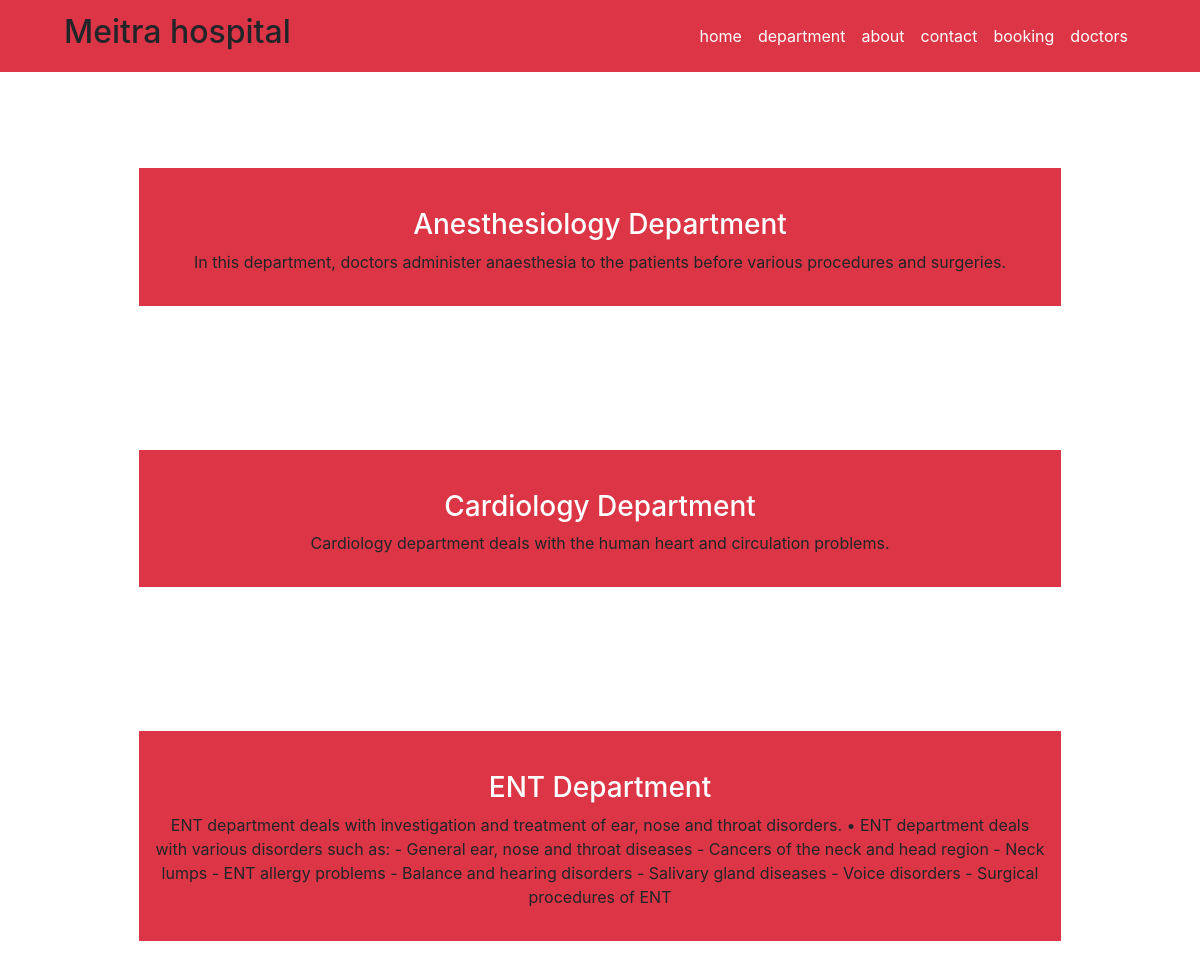
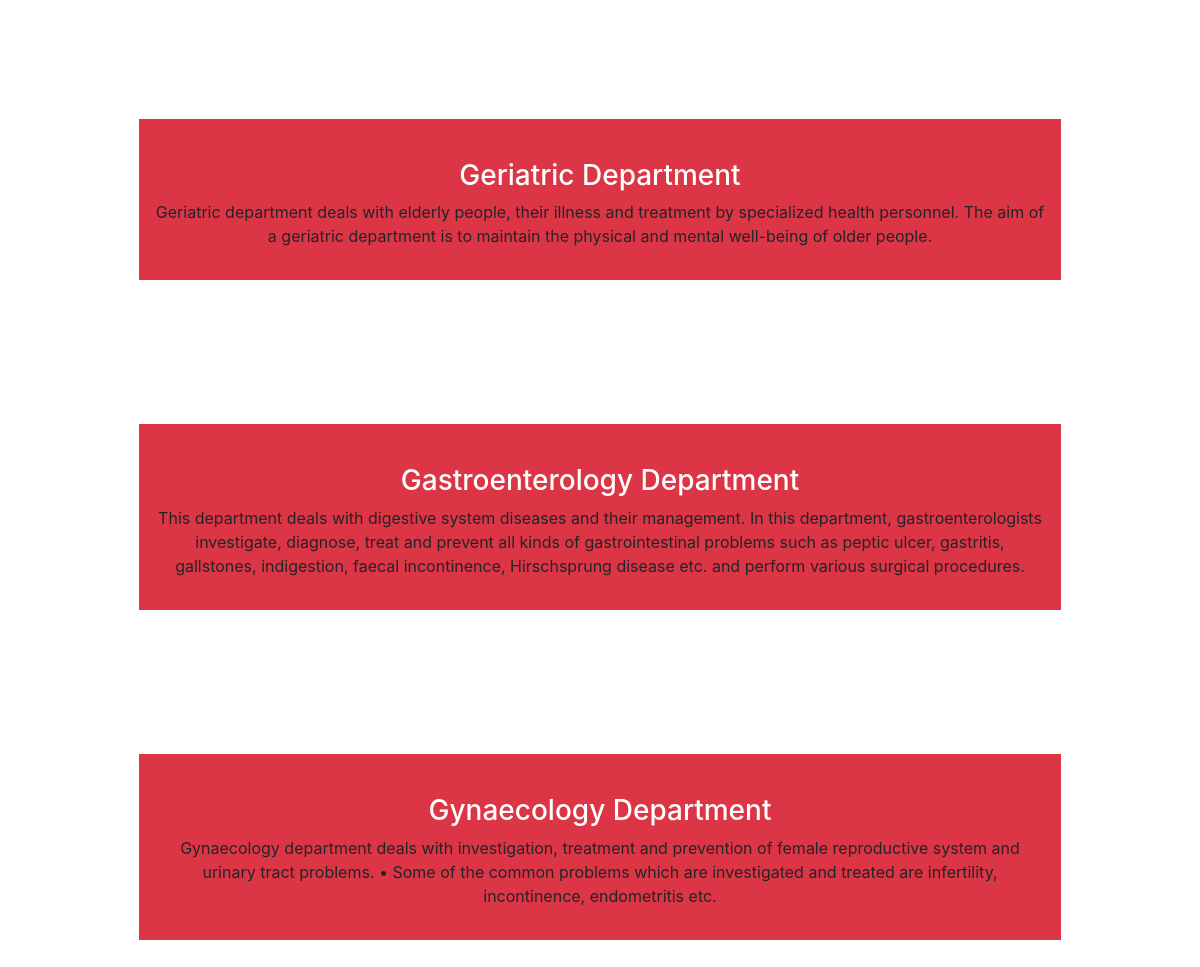
Page /department/ on the committed database (2 pictures, top to bottom).
### home/models.py (models this page shows, shortened)
class Departments(models.Model):
    dpt_name = models.CharField(max_length=100)
    det_decription = models.TextField()

### home/views.py (the view)
# urls.py: path('department/',views.department,name='department'),
def department(request):
    dict_dpt={
        'dept':Departments.objects.all()
    }
    return render(request,'department.html',dict_dpt)

### templates/department.html
{% extends 'base.html'%}
{% block content %}
{% for i in dept %}
<div class="row pt-5">
<div class="dpt mx-auto text-center des my-5 w-75 p-3 bg-danger">
    <h3 class="text-white pt-4">{{i.dpt_name}}</h3>
    <p>{{i.det_decription}}</p>
</div>
</div>
{% endfor %}
{% endblock %}

### rows in the picture
Departments: dpt_name "Anesthesiology Department", det_decription "In this department, doctors administer anaesthesia to the patients before various procedures and surgeries."
Departments: dpt_name "Cardiology Department", det_decription "Cardiology department deals with the human heart and circulation problems."
Departments: dpt_name "ENT Department", det_decription "ENT department deals with investigation and treatment of ear, nose and throat disorders. • ENT department deals with various disorders such as: - General ear, nose and throat diseases - Cancers of the neck and head region - Neck lumps - ENT allergy problems - Balance and hearing disorders - Salivary gland diseases - Voice disorders - Surgical procedures of ENT"
Departments: dpt_name "Geriatric Department", det_decription "Geriatric department deals with elderly people, their illness and treatment by specialized health personnel. The aim of a geriatric department is to maintain the physical and mental well-being of older people."
Departments: dpt_name "Gastroenterology Department", det_decription "This department deals with digestive system diseases and their management. In this department, gastroenterologists investigate, diagnose, treat and prevent all kinds of gastrointestinal problems such as peptic ulcer, gastritis, gallstones, indigestion, faecal incontinence, Hirschsprung disease etc. and perform various surgical procedures."
Departments: dpt_name "Gynaecology Department", det_decription "Gynaecology department deals with investigation, treatment and prevention of female reproductive system and urinary tract problems. • Some of the common problems which are investigated and treated are infertility, incontinence, endometritis etc."
